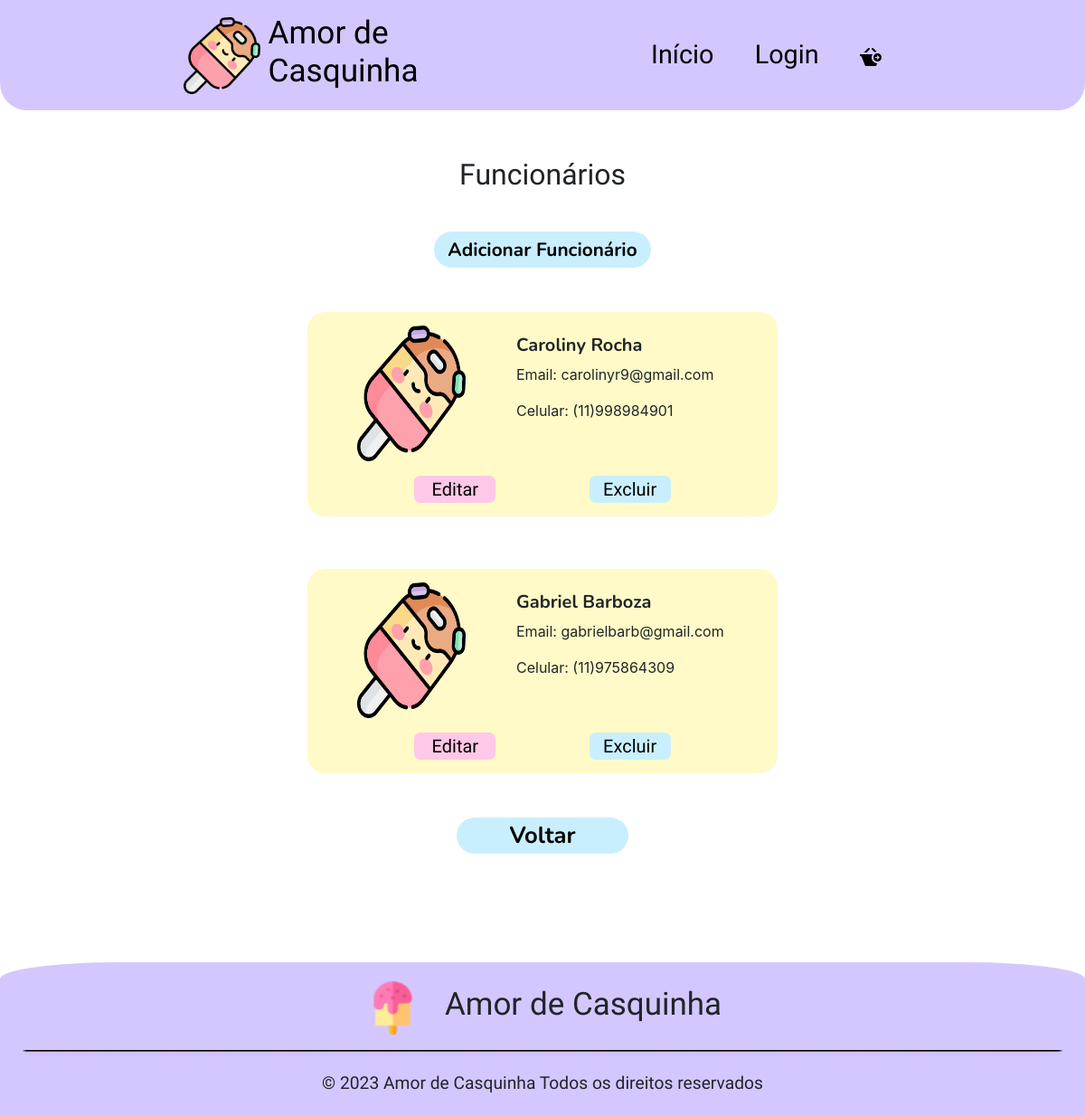
Screenshot of /server/editarFuncionarios.php with the database file from the repository.
### tables this page shows
CREATE TABLE IF NOT EXISTS `tbFuncionario` (
    `idFuncionario` INT NOT NULL AUTO_INCREMENT,
    `isDeleted` TINYINT DEFAULT 0,
    `isAdm` TINYINT,
    `profile` CHAR(4) DEFAULT 'FUNC',
    `nomeFuncionario` VARCHAR(50),
    `telefoneFuncionario` VARCHAR(25),
    `emailFuncionario` VARCHAR(60) UNIQUE,
    `senhaFuncionario` VARCHAR(255),
    PRIMARY KEY (`idFuncionario`)
);

### server/config/getFunc.php (the view)
<?php
require 'config.php';
$recordsLimit = 100;
$recordsOffset = 0;
$stmt = $conn->prepare("CALL SP_FuncionarioReadAllActive(?, ?)");
$stmt->bindParam(1, $recordsLimit);
$stmt->bindParam(2, $recordsOffset);
$stmt->execute();
do {
    while ($row = $stmt->fetch())
    {
        $redirectToEditar = 'editFunc.php?funcionario='.$row['idFuncionario'];
        $redirectToExcluir = 'excluirFunc.php?funcionario='.$row['idFuncionario'];
        echo '<div class="c1">
        <div class="c2">
            <div class="c3">
                <picture>
                <source media="(min-width: 768px)" srcset="images/'.$row["profile"].'.png">
                <img src="images/'.$row["profile"].'.png" alt="'.$row["nomeFuncionario"].'">
                </picture>
            </div>
            <div class="d-flex flex-column">
                <div id="dados">
                    <h3 class="titulo px-3">'.$row["nomeFuncionario"].'</h3>
                    <div class="px-3">
                        <p>Email: '.$row["emailFuncionario"].'</p>
                        <p>Celular: '.$row["telefoneFuncionario"].'</p>
                    </div>
                </div>
            </div>
        </div>
        <div class="botao text-center d-flex justify-content-evenly mt-3">
            <button id="excl"><a href="'.$redirectToEditar.'">Editar</a></button>
            <button id="edit"><a href="'.$redirectToExcluir.'">Excluir</a></button>
        </div>
        </div>';
    }
} while ($stmt->nextRowset());
?>

### server/style/CabecalhoRodape.css (style rules this page uses)
:root { --roxo-bebe: #D4C7FF; --Nunito: 'Nunito', sans-serif; --Agbalumo: 'Agbalumo'; }
* { padding: 0; margin: 0; }

### server/style/editarFuncionariosS.css (style rules this page uses)
:root { --roxo-bebe: #D4C7FF; --Nunito: 'Nunito', sans-serif; --Agbalumo: 'Agbalumo'; --azul-bebe: #C9EFFF; --rosa-bebe: #FFC7E8; --amarelo-bebe: #FFFAC7; --verde-bebe: #E2FFC7; }
.c1 { background-color: var(--amarelo-bebe); padding: 15px; border-radius: 20px; margin: 20px 0; display: flex; flex-direction: column; }
.c2 { display: flex; flex-direction: row; }
.c3 { width: 200px; display: flex; justify-content: center; }
.c3 picture img { width: 120px; }
.conteiner1 button { width: 208px; background-color: var(--azul-bebe); }
.titulo { margin-top: 10px; font-family: var(--Nunito); font-size: 1.25rem; font-weight: bold; }
.botao #excl { background-color: var(--rosa-bebe); border: none; border-radius: 7px; font-family: var(--Agbalumo); width: 90px; height: 30px; }
.botao #excl a, a:visited, a:active { color: black; }
.botao #edit a, a:visited, a:active { color: black; }
.botao #edit { background-color: var(--azul-bebe); border: none; border-radius: 7px; font-family: var(--Agbalumo); width: 90px; height: 30px; }
@media (min-width: 768px) { .c1 { margin: 29px; width: 520px; } }
@media (min-width: 768px) { .botao #excl, #edit { font-size: 1.25rem; } }
@media (min-width: 768px) { .c3 img { width: 150px; height: 150px; } }

### rows the page displays
tbfuncionario: profile (picture), nomeFuncionario "Caroliny Rocha", emailFuncionario "carolinyr9@gmail.com", telefoneFuncionario "(11)998984901"
tbfuncionario: profile (picture), nomeFuncionario "Gabriel Barboza", emailFuncionario "gabrielbarb@gmail.com", telefoneFuncionario "(11)975864309"
